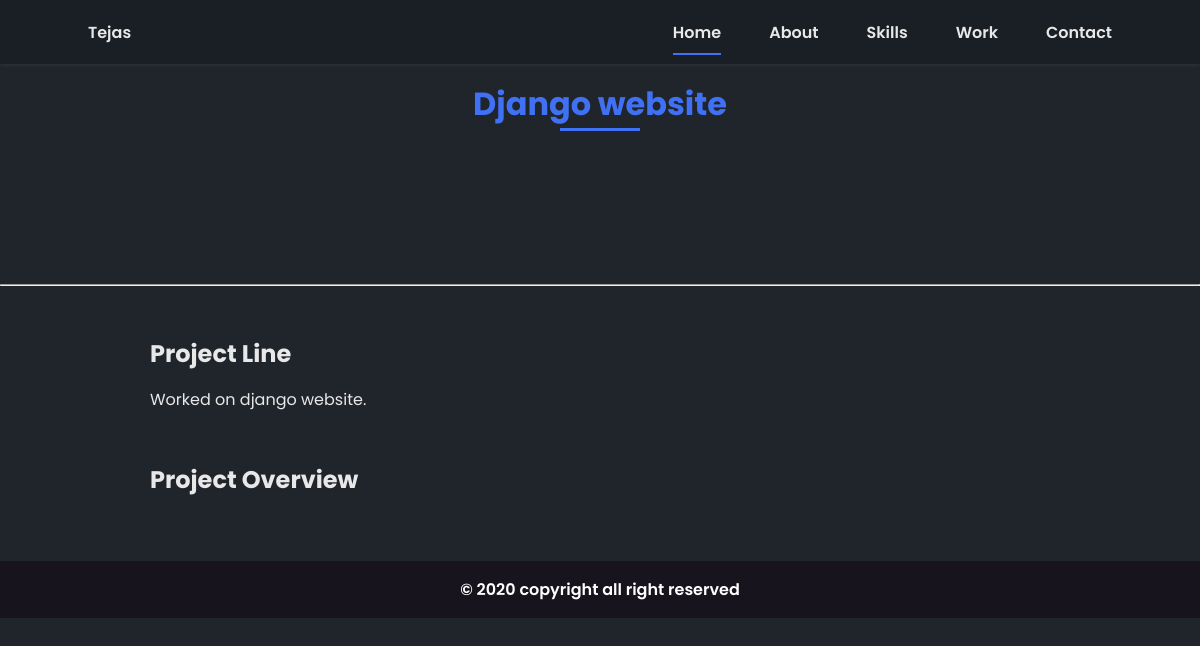
Before: /post/1 with the older database file.
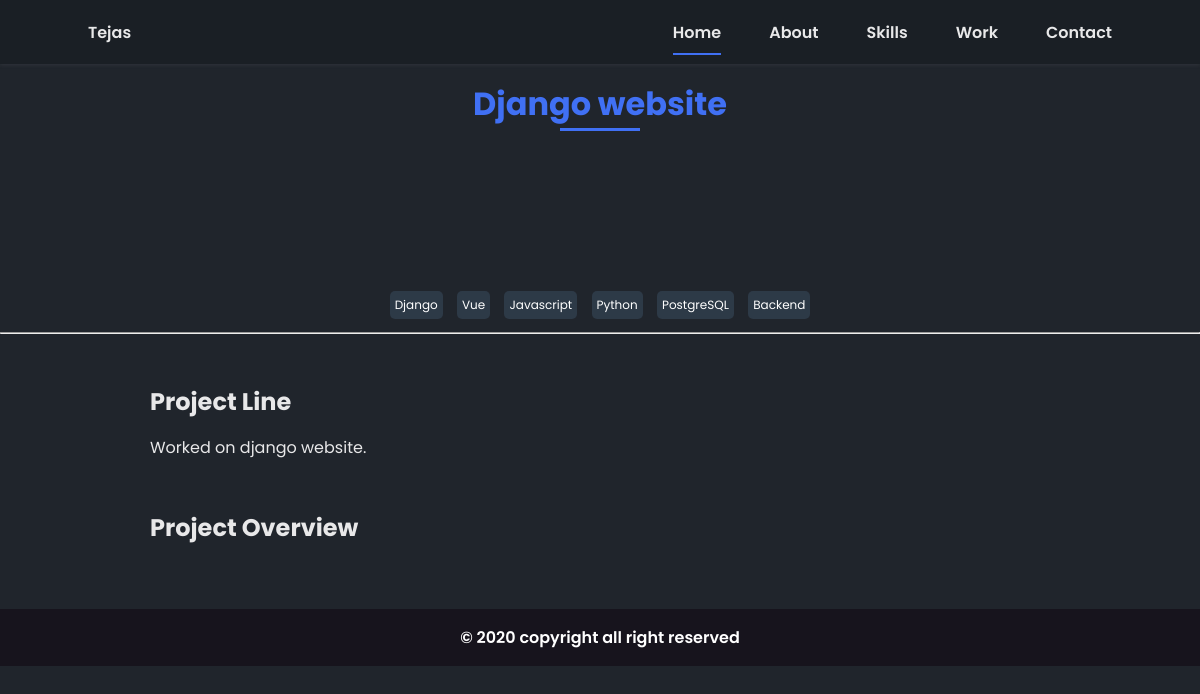
After: the same page with the newer database file.
### core/models.py (models this page shows)
class Tag(models.Model):
	name = models.CharField(max_length=200)
	def __str__(self):
		return self.name

### core/views.py (the view)
# urls.py: path('post/<str:pk>', views.post, name="post")
def post(request, pk):
    post = Post.objects.get(pk=pk)
    context = {'post': post}
    return render(request, 'core/post.html', context)

### core/templates/core/post.html (shortened to what this page needs)
{% extends 'core/layout.html' %}
{% load static %}
{% block content %}
<section class="post section">
    <h2 class="section-title">{{post.headline}}</h2>
    <div class="post__container">
        <div class="post__img">
        </div>
        {% for tag in post.tags.all %}
                    <span class="tag-post">{{tag}}</span>
         {% endfor %}
        <hr>
        <div>
            <h2 class="post__subtitle">Project Line</h2>
            <p class="post__text">{{post.body}}</div>
        <div>
            <h2 class="post__subtitle">Project Overview</h2>
        </div>
    </div>
</section>
{% endblock content %}

Changed rows visible on the page:
added Tag: name "Django"
added Tag: name "Vue"
added Tag: name "Javascript"
added Tag: name "Python"
added Tag: name "PostgreSQL"
added Tag: name "Backend"
